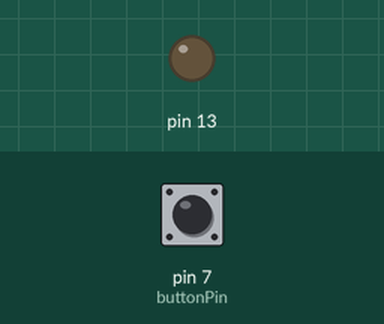
The sketch below on a simulated Arduino Uno, built with avr-gcc and run on an emulated ATmega328P. Shown: output pins drawn as LEDs (lit = HIGH). Inputs (shaded band) come from the test bench; at power-on: pin 7 (buttonPin) HIGH.

Above: at 1.2 s.
1.3 s: pin 7 (buttonPin) pulled LOW for 0.15 s
At 1.37 s:
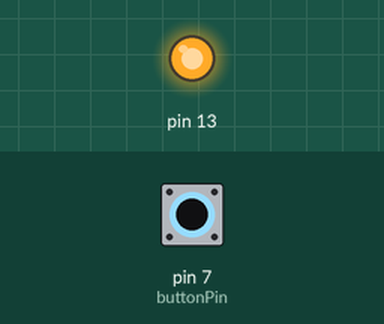
2.9 s: pin 7 (buttonPin) pulled LOW for 3.2 s
At 7.2 s:
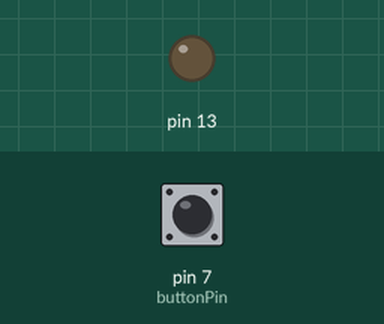
Timing chart, 0 to 8.7 s (numbered marks = the images above; inputs shaded):
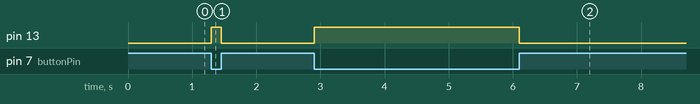

The sketch:

Q3.ino
```cpp
const int buttonPin = 7;

void setup() {
  // put your setup code here, to run once:
  pinMode(buttonPin, INPUT_PULLUP);
  pinMode(13, OUTPUT);
}

void loop() {

   int digitalVal = digitalRead(buttonPin); // Take a reading

  if(HIGH == digitalVal)
  {
    digitalWrite(13,LOW);
  }
  else
  {
    digitalWrite(13,HIGH);
  }
}
```

Measured:
- after the input at 1.3 s, pin 13: LOW → HIGH at once, → LOW 0.15 s later
- after the input at 2.9 s, pin 13: LOW → HIGH at once, → LOW 3.2 s later
